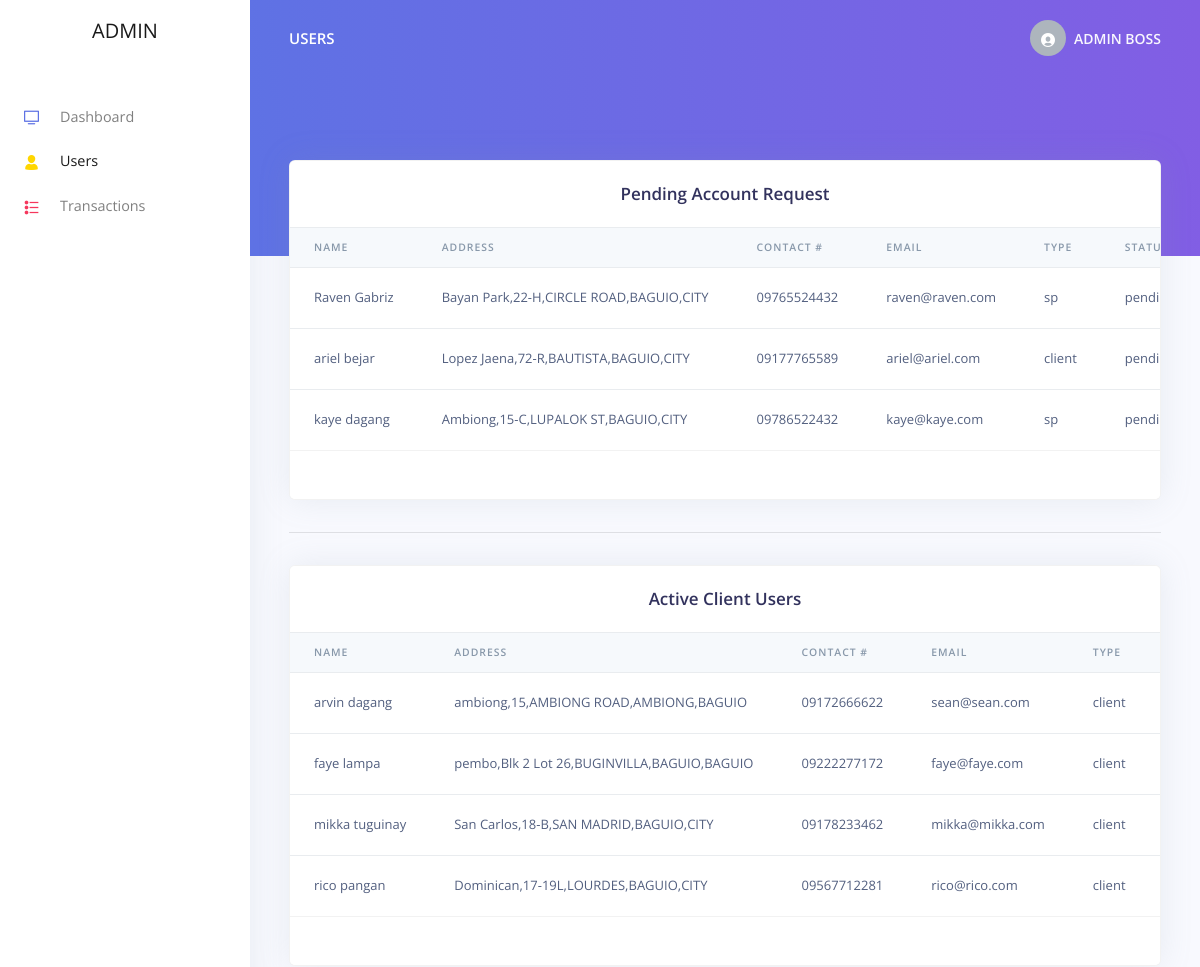
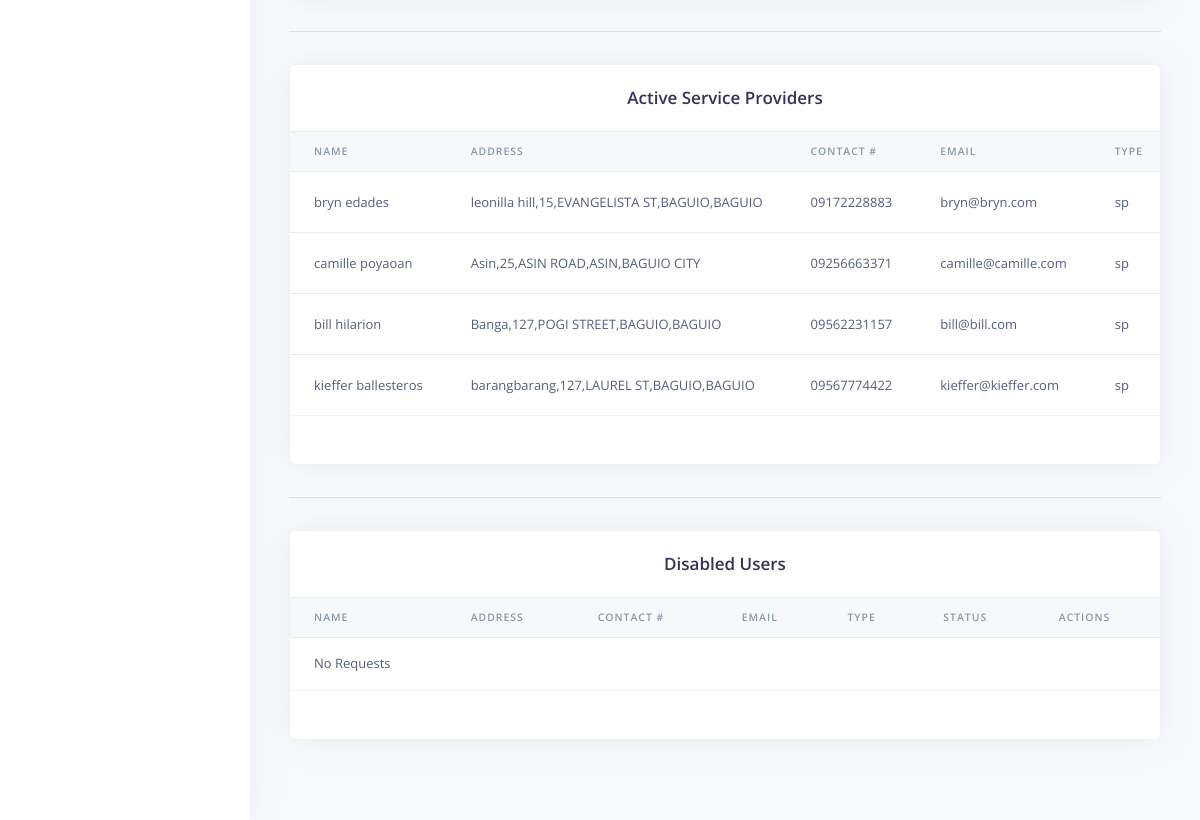
The app's page /source_ad/Admin/users.php (signed in), older data (2 pictures, top to bottom).
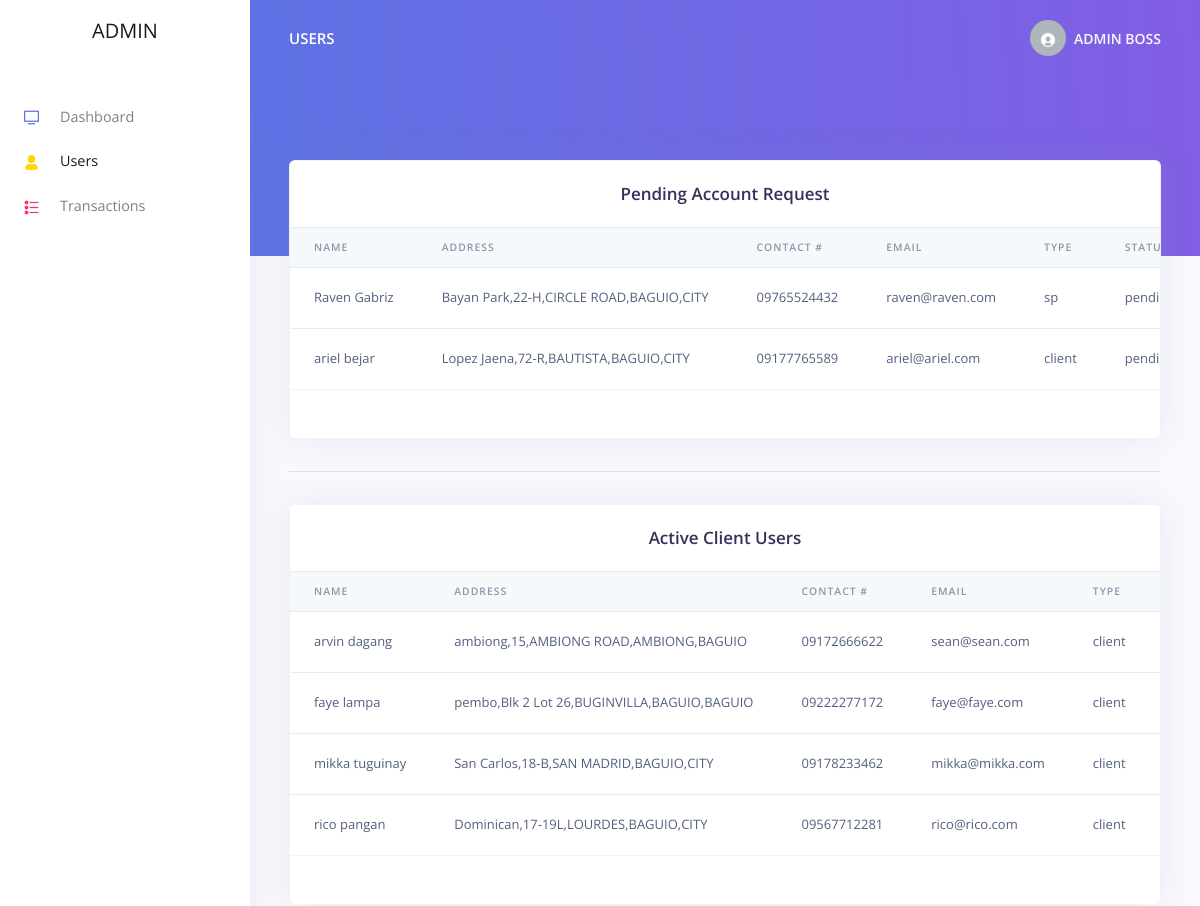
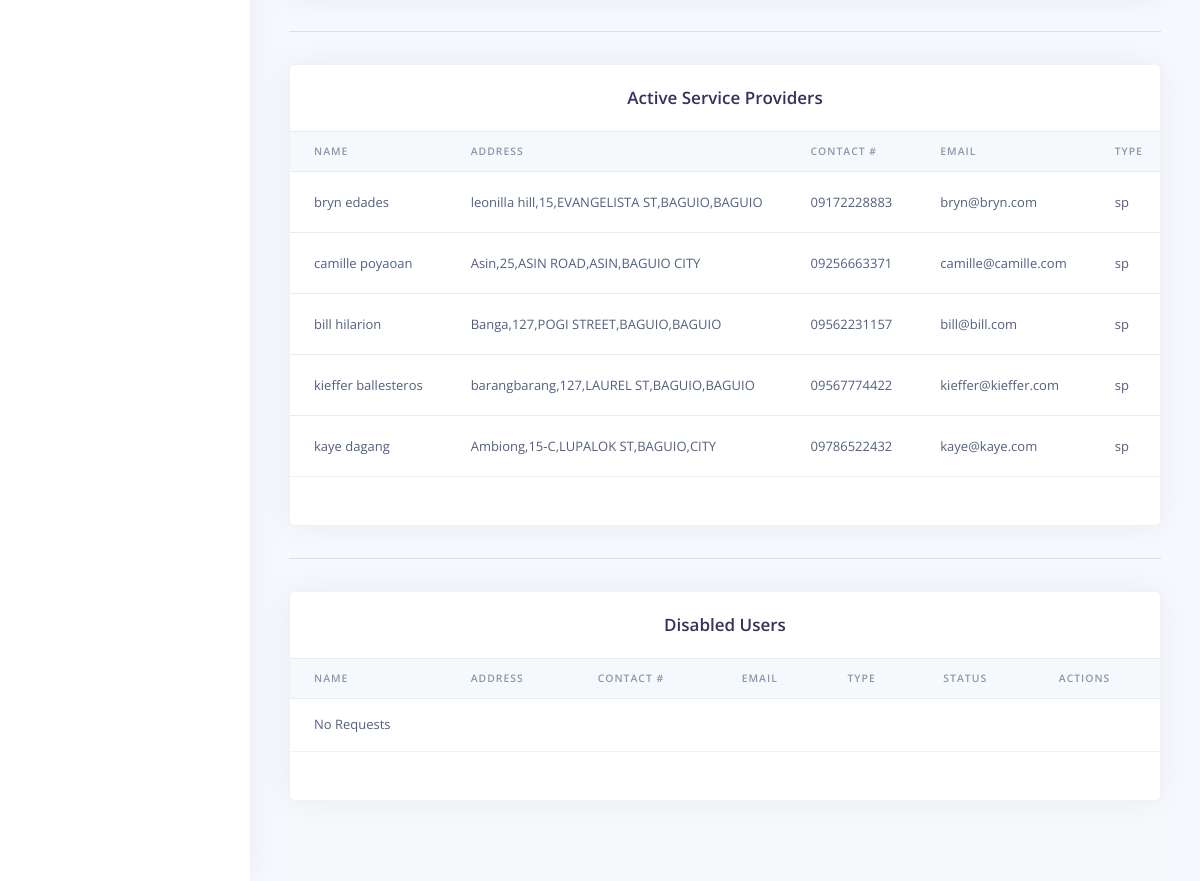
The same page, newer data (2 pictures, top to bottom).
### tables this page shows
CREATE TABLE `user` (
  `user_id` int(11) NOT NULL,
  `user_fname` varchar(45) NOT NULL,
  `user_lname` varchar(45) NOT NULL,
  `user_name` varchar(45) NOT NULL,
  `password` varchar(255) NOT NULL,
  `street` varchar(50) NOT NULL,
  `barangay` varchar(45) NOT NULL,
  `housenumber` varchar(50) NOT NULL,
  `municipality` varchar(50) NOT NULL,
  `city` varchar(60) NOT NULL,
  `contact_no` varchar(11) NOT NULL,
  `email` varchar(45) DEFAULT NULL,
  `type` varchar(10) NOT NULL,
  `status` varchar(20) NOT NULL
);

### source_ad/Admin/users.php (the view, shortened to what this page needs)
<?php
require 'backend/db.php';
?>
<!DOCTYPE html>
<html>
<head>
    <link href="assets/vendor/nucleo/css/nucleo.css" rel="stylesheet">
    <link href="assets/vendor/@fortawesome/fontawesome-free/css/all.min.css" rel="stylesheet">
    <link type="text/css" href="assets/css/argon.css?v=1.0.0" rel="stylesheet">
</head>
<body>
<nav class="navbar navbar-vertical fixed-left navbar-expand-md navbar-light bg-white" id="sidenav-main">
    <div class="container-fluid">
        <a class="navbar-brand pt-0" href="index.php">
            <?php
            echo strtoupper($_SESSION['userType']);
            ?>
        </a>
        <div class="collapse navbar-collapse" id="sidenav-collapse-main">
            <ul class="navbar-nav">
                <li class="nav-item">
                    <a class="nav-link" href="index.php">
                        <i class="ni ni-tv-2 text-primary"></i> Dashboard
                    </a>
                </li>
                <li class="nav-item active">
                    <a class="nav-link" href="users.php">
                        <i class="ni ni-single-02 text-yellow"></i> Users
                    </a>
                </li>
                <li class="nav-item ">
                    <a class="nav-link" href="transactions.php">
                        <i class="ni ni-bullet-list-67 text-red"></i> Transactions
                    </a>
                </li>
            </ul>
        </div>
    </div>
</nav>
<div class="main-content">
    <nav class="navbar navbar-top navbar-expand-md navbar-dark" id="navbar-main">
        <div class="container-fluid">
            <a class="h4 mb-0 text-white text-uppercase d-none d-lg-inline-block" href="users.php">USERS</a>
            <ul class="navbar-nav align-items-center d-none d-md-flex">
                <li class="nav-item dropdown">
                    <a class="nav-link pr-0" href="#" role="button" data-toggle="dropdown" aria-haspopup="true"
                       aria-expanded="false">
                        <div class="media align-items-center">
                <span class="avatar avatar-sm rounded-circle">
                  <i class="ni ni-circle-08"></i>
                </span>
                            <div class="media-body ml-2 d-none d-lg-block">
                  <span class="mb-0 text-sm  font-weight-bold">
                      <?php
                      echo strtoupper($_SESSION['full']);
                      ?></span>
                            </div>
                        </div>
                    </a>
                </li>
            </ul>
        </div>
    </nav>
    <div class="header bg-gradient-primary pb-8 pt-5 pt-md-8">
    </div>
    <div class="container-fluid mt--7">
        <div class="row">
            <div class="col">
                <div class="card shadow">
                    <div class="card-header border-0">
                        <h3 class="mb-0 text-center">Pending Account Request</h3>
                    </div>
                    <div class="table-responsive">
                        <table class="table align-items-center table-flush">
                            <thead class="thead-light">
                            <tr>
                                <th scope="col">Name</th>
                                <th scope="col">Address</th>
                                <th scope="col">Contact #</th>
                                <th scope="col">Email</th>
                                <th scope="col">Type</th>
                                <th scope="col">Status</th>
                            </tr>
                            </thead>
                            <tbody>
                            <?php
                            $sql = "SELECT * FROM user WHERE type != 'admin' AND status = 'pending'";
                            $res = $conn->query($sql);
                            if ($res->num_rows > 0) {
                                while ($row = $res->fetch_assoc()) {
                                    echo "<tr>";
                                    echo "<td>" . $row['user_fname'] . " " . $row['user_lname'] . "</td>";
                                    echo "<td>" . $row['barangay'] . "," . $row['housenumber'] .  "," . strtoupper($row['street']) . "," . strtoupper($row['municipality']) . "," . strtoupper($row['city']) . "</td>";
                                    echo "<td>" . $row['contact_no'] . "</td>";
                                    echo "<td>" . $row['email'] . "</td>";
                                    echo "<td>" . $row['type'] . "</td>";
                                    echo "<td>" . $row['status'] . "</td>";
                                    echo "</tr>";
                                }
                            } else {
                                echo "<tr><td>No Requests</td></tr>";
                            }
                            ?>
                            </tbody>
                        </table>
                    </div>
                    <div class="card-footer py-4">
                    </div>
                </div>
            </div>
        </div>
        <hr>
        <div class="row">
            <div class="col">
                <div class="card shadow">
                    <div class="card-header border-0">
                        <h3 class="mb-0 text-center" id="cli">Active Client Users</h3>
                    </div>
                    <div class="table-responsive">
                        <table class="table align-items-center table-flush">
                            <thead class="thead-light">
                            <tr>
                                <th scope="col">Name</th>
                                <th scope="col">Address</th>
                                <th scope="col">Contact #</th>
                                <th scope="col">Email</th>
                                <th scope="col">Type</th>
                                <th scope="col">Status</th>
                            </tr>
                            </thead>
                            <tbody>
                            <?php
                            $sql = "SELECT * FROM user WHERE type = 'client' AND status = 'active'";
                            $res = $conn->query($sql);
                            if ($res->num_rows > 0) {
                                while ($row = $res->fetch_assoc()) {
                                    echo "<tr>";
                                    echo "<td>" . $row['user_fname'] . " " . $row['user_lname'] . "</td>";
                                    echo "<td>" . $row['barangay'] . "," . $row['housenumber'] . "," . strtoupper($row['street']) . "," . strtoupper($row['municipality']) . "," . strtoupper($row['city']) . "</td>";
                                    echo "<td>" . $row['contact_no'] . "</td>";
                                    echo "<td>" . $row['email'] . "</td>";
                                    echo "<td>" . $row['type'] . "</td>";
                                    echo "<td>" . $row['status'] . "</td>";
                                    echo "</tr>";
                                }
                            } else {
                                echo "<tr><td>No Requests</td></tr>";
                            }
                            ?>
                            </tbody>
                        </table>
                    </div>
                    <div class="card-footer py-4">
                    </div>
                </div>
            </div>
        </div>
        <hr>
        <div class="row">
            <div class="col">
                <div class="card shadow">
                    <div class="card-header border-0">
                        <h3 class="mb-0 text-center" id="sp">Active Service Providers</h3>
                    </div>
                    <div class="table-responsive">
                        <table class="table align-items-center table-flush">
                            <thead class="thead-light">
                            <tr>
                                <th scope="col">Name</th>
                                <th scope="col">Address</th>
                                <th scope="col">Contact #</th>
                                <th scope="col">Email</th>
                                <th scope="col">Type</th>
                            </tr>
                            </thead>
                            <tbody>
                            <?php
                            $sql = "SELECT * FROM user WHERE type = 'sp' AND status = 'active'";
                            $res = $conn->query($sql);
                            if ($res->num_rows > 0) {
                                while ($row = $res->fetch_assoc()) {
                                    echo "<tr>";
                                    echo "<td>" . $row['user_fname'] . " " . $row['user_lname'] . "</td>";
                                    echo "<td>" . $row['barangay'] . "," . $row['housenumber'] . "," . strtoupper($row['street']) . "," . strtoupper($row['municipality']) . "," . strtoupper($row['city']) . "</td>";
                                    echo "<td>" . $row['contact_no'] . "</td>";
                                    echo "<td>" . $row['email'] . "</td>";
                                    echo "<td>" . $row['type'] . "</td>";
                                    echo "</tr>";
                                }
                            } else {
                                echo "<tr><td>No Requests</td></tr>";
                            }
                            ?>
                            </tbody>
                        </table>
                    </div>
                    <div class="card-footer py-4">
                    </div>
                </div>
            </div>
        </div>
        <hr>
        <div class="row">
            <div class="col">
                <div class="card shadow">
                    <div class="card-header border-0">
                        <h3 class="mb-0 text-center">Disabled Users</h3>
                    </div>
                    <div class="table-responsive">
                        <table class="table align-items-center table-flush">
                            <thead class="thead-light">
                            <tr>
                                <th scope="col">Name</th>
                                <th scope="col">Address</th>
                                <th scope="col">Contact #</th>
                                <th scope="col">Email</th>
                                <th scope="col">Type</th>
                                <th scope="col">Status</th>
                                <th scope="col">Actions</th>
                            </tr>
                            </thead>
                            <tbody>
                            <?php
                            $sql = "SELECT * FROM user WHERE type != 'admin' AND status = 'disabled'";
                            $res = $conn->query($sql);
                            if ($res->num_rows > 0) {
                                while ($row = $res->fetch_assoc()) {
                                    echo "<tr>";
                                    echo "<td>" . $row['user_fname'] . " " . $row['user_lname'] . "</td>";
                                    echo "<td>" . $row['barangay'] . "," . $row['housenumber'] . "," . strtoupper($row['street']) . "," . strtoupper($row['municipality']) . "," . strtoupper($row['city'])  . "</td>";
                                    echo "<td>" . $row['contact_no'] . "</td>";
                                    echo "<td>" . $row['email'] . "</td>";
                                    echo "<td>" . $row['type'] . "</td>";
                                    echo "<td>" . $row['status'] . "</td>";
                                    echo "<td>" . "<a  rel='tooltip' title='Reject Request' href=" . 'backend/enableUser.php?num=' . $row['user_id'] . " " . " class='btn btn-primary btn-link btn-sm'>Enable</a>" . "</td>";
                                    echo "</tr>";
                                }
                            } else {
                                echo "<tr><td>No Requests</td></tr>";
                            }
                            ?>
                            </tbody>
                        </table>
                    </div>
                    <div class="card-footer py-4">
                    </div>
                </div>
            </div>
        </div>
        <footer class="footer">
        </footer>
    </div>
</div>
</body>
</html>

Row changes from the older to the newer data that the page shows:
changed user "kaye": moves from the list under "Pending Account Request" to the list under "Active Service Providers"
